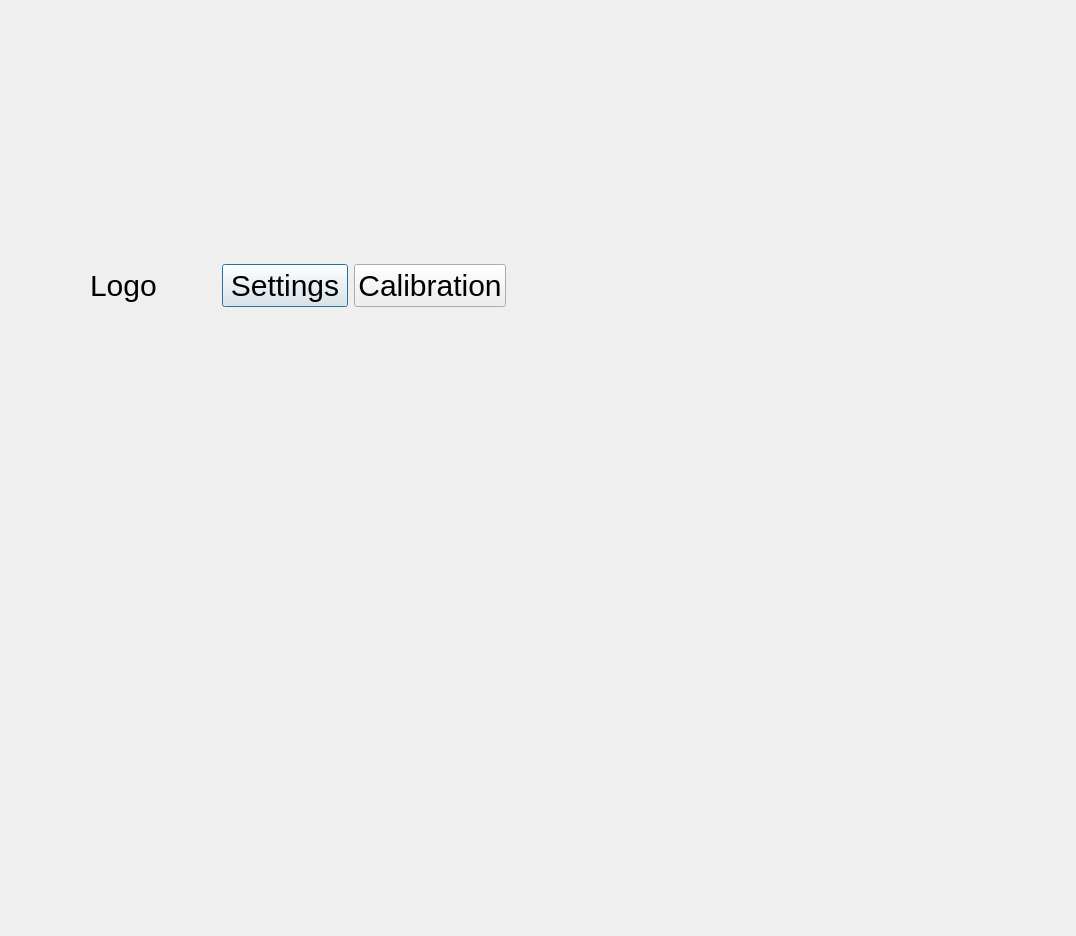
<?xml version="1.0" encoding="UTF-8"?>
<ui version="4.0">
 <class>MainDlg</class>
 <widget class="QDialog" name="MainDlg">
  <property name="geometry">
   <rect>
    <x>0</x>
    <y>0</y>
    <width>1076</width>
    <height>936</height>
   </rect>
  </property>
  <property name="windowTitle">
   <string>Dialog</string>
  </property>
  <property name="styleSheet">
   <string notr="true">QWidget{
	font-size: 30px;
}</string>
  </property>
  <widget class="QWidget" name="gridLayoutWidget">
   <property name="geometry">
    <rect>
     <x>70</x>
     <y>190</y>
     <width>456</width>
     <height>211</height>
    </rect>
   </property>
   <layout class="QGridLayout" name="mainLayout">
    <property name="leftMargin">
     <number>10</number>
    </property>
    <property name="topMargin">
     <number>10</number>
    </property>
    <property name="rightMargin">
     <number>10</number>
    </property>
    <property name="bottomMargin">
     <number>10</number>
    </property>
    <item row="0" column="0">
     <layout class="QHBoxLayout" name="headerLayout">
      <property name="leftMargin">
       <number>10</number>
      </property>
      <property name="topMargin">
       <number>10</number>
      </property>
      <property name="rightMargin">
       <number>10</number>
      </property>
      <property name="bottomMargin">
       <number>10</number>
      </property>
      <item>
       <widget class="QLabel" name="label">
        <property name="text">
         <string>Logo</string>
        </property>
       </widget>
      </item>
      <item>
       <widget class="QPushButton" name="btnSetting">
        <property name="text">
         <string>Settings</string>
        </property>
       </widget>
      </item>
      <item>
       <widget class="QPushButton" name="btnCalibration">
        <property name="text">
         <string>Calibration</string>
        </property>
       </widget>
      </item>
     </layout>
    </item>
    <item row="1" column="0">
     <layout class="QGridLayout" name="contentLayout">
      <property name="leftMargin">
       <number>10</number>
      </property>
      <property name="topMargin">
       <number>10</number>
      </property>
      <property name="rightMargin">
       <number>10</number>
      </property>
      <property name="bottomMargin">
       <number>10</number>
      </property>
     </layout>
    </item>
   </layout>
  </widget>
 </widget>
 <resources/>
 <connections/>
</ui>
